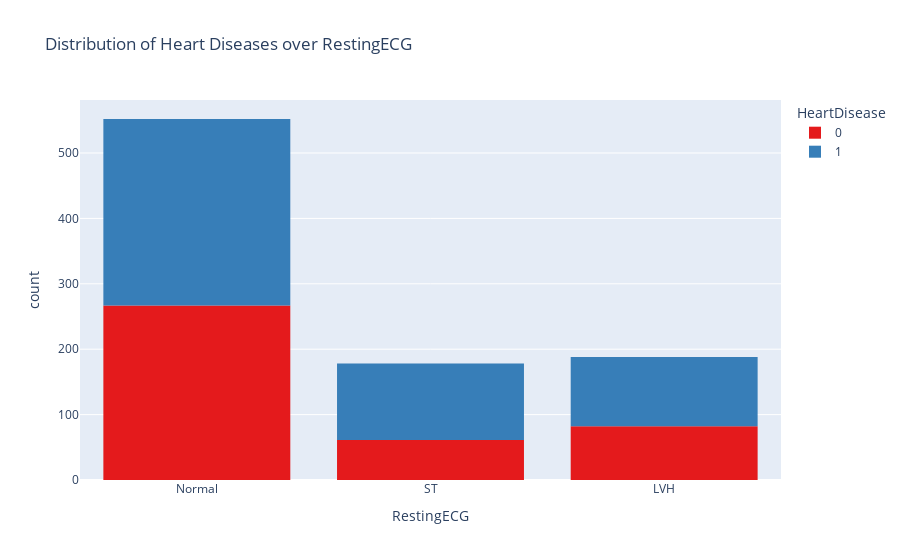

Here is the notebook cell this chart was saved with:
### Code cell
fig = px.histogram(df, x="RestingECG", color="HeartDisease", nbins=30, 
                   title="Distribution of Heart Diseases over RestingECG", 
                   color_discrete_sequence=px.colors.qualitative.Set1)
fig.show()

### Figure 1 — Plotly figure (JSON) as saved in the notebook; plotly's stock layout.template omitted (floating-point values rounded to 4 significant figures; data arrays with more than 128 entries replaced by an {"elided": "..."} marker saying what was removed)
{"data": [{"alignmentgroup": "True", "bingroup": "x", "hovertemplate": "HeartDisease=0<br>RestingECG=%{x}<br>count=%{y}<extra></extra>", "legendgroup": "0", "marker": {"color": "rgb(228,26,28)", "pattern": {"shape": ""}}, "name": "0", "nbinsx": 30, "offsetgroup": "0", "orientation": "v", "showlegend": true, "type": "histogram", "x": {"elided": "410 str values"}, "xaxis": "x", "yaxis": "y"}, {"alignmentgroup": "True", "bingroup": "x", "hovertemplate": "HeartDisease=1<br>RestingECG=%{x}<br>count=%{y}<extra></extra>", "legendgroup": "1", "marker": {"color": "rgb(55,126,184)", "pattern": {"shape": ""}}, "name": "1", "nbinsx": 30, "offsetgroup": "1", "orientation": "v", "showlegend": true, "type": "histogram", "x": {"elided": "508 str values"}, "xaxis": "x", "yaxis": "y"}], "layout": {"barmode": "relative", "legend": {"title": {"text": "HeartDisease"}, "tracegroupgap": 0}, "title": {"text": "Distribution of Heart Diseases over RestingECG"}, "xaxis": {"anchor": "y", "domain": [0, 1], "title": {"text": "RestingECG"}}, "yaxis": {"anchor": "x", "domain": [0, 1], "title": {"text": "count"}}}}
